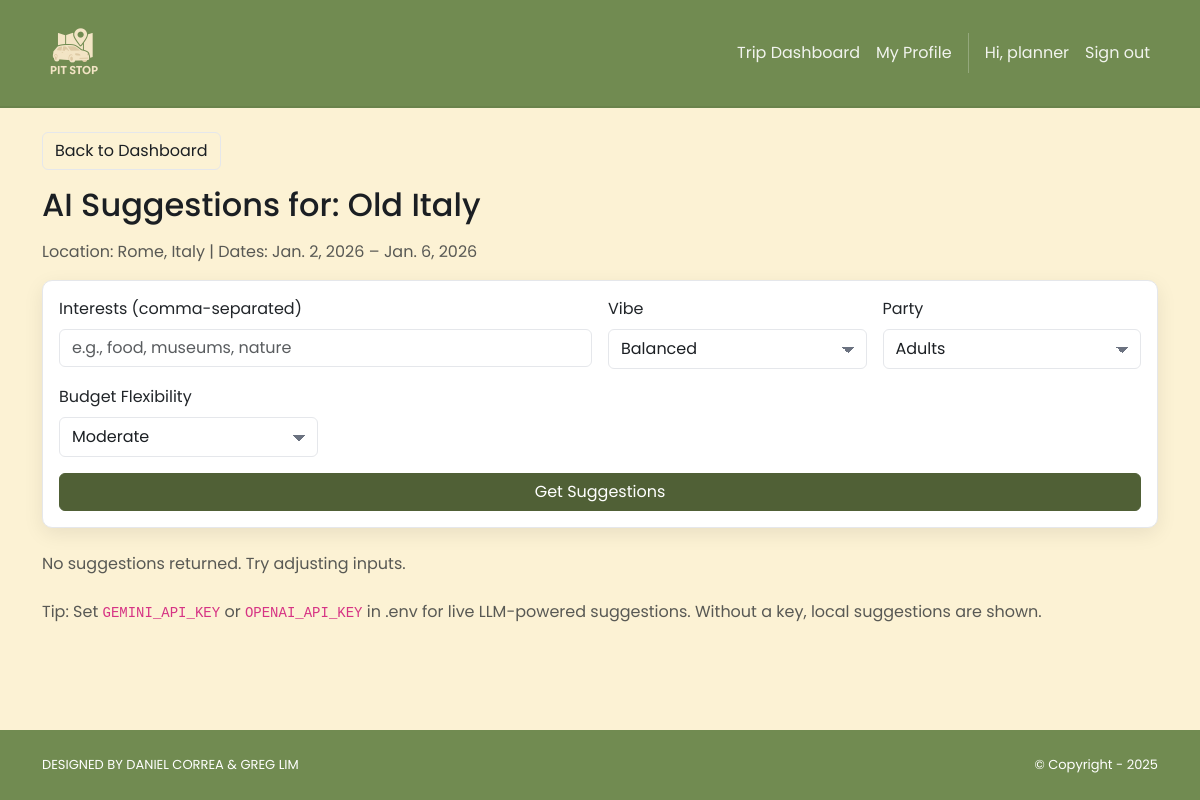
Page /trip/2/suggestions/ (signed in) on the committed database.
### accounts/models.py (models this page shows)
class User(AbstractUser):
    class Roles(models.TextChoices):
        PLANNER = "PLANNER", "Planner"
        ROAD_TRIPPER = "ROAD_TRIPPER", "Road Tripper"
    role = models.CharField(
        max_length=20, choices=Roles.choices, default=Roles.ROAD_TRIPPER, db_index=True
    )
    @property
    def is_planner(self) -> bool:
        return self.role == self.Roles.PLANNER
    @property
    def is_roadTripper(self) -> bool:
        return self.role == self.Roles.ROAD_TRIPPER

### trip/models.py (models this page shows, shortened)
class Trip(models.Model):
    planner = models.ForeignKey(settings.AUTH_USER_MODEL, on_delete = models.CASCADE, related_name = "planned_trips")
    title = models.CharField(max_length = 200)
    description = models.TextField()
    location = models.CharField(max_length = 200)
    start_date = models.DateField()
    end_date = models.DateField()
    approximate_budget = models.DecimalField(max_digits = 10, decimal_places = 2)
    max_capacity =  models.PositiveIntegerField()
    created_by = models.ForeignKey(
        settings.AUTH_USER_MODEL,
        on_delete=models.CASCADE,
        related_name="created_trips",
        limit_choices_to={"role": "PLANNER"},
    )
    created_at = models.DateTimeField(auto_now_add=True)

### trip/views.py (the view)
# urls.py: path("<int:pk>/suggestions/", views.trip_suggestions, name="trip.suggestions"),
@login_required
@planner_required
def trip_suggestions(request, pk):
    trip = get_object_or_404(Trip, pk=pk, created_by=request.user)
    suggestions = None
    provider = None
    error = None
    vibe_options = ["relaxed", "balanced", "active"]
    party_options = ["adults", "family", "kids"]
    budget_options = ["conservative", "moderate", "splurge"]
    default_preferences = {
        "interests": "",
        "vibe": "balanced",
        "party": "adults",
        "budget_flexibility": "moderate",
    }
    if request.method == "POST":
        preferences = {
            "interests": request.POST.get("interests", "").strip(),
            "vibe": request.POST.get("vibe", "balanced").strip(),
            "party": request.POST.get("party", "adults").strip(),
            "budget_flexibility": request.POST.get("budget_flexibility", "moderate").strip(),
        }
        res = suggest_activities(trip, preferences, max_items=8)
        suggestions = res.get("activities", [])
        provider = res.get("provider")
        error = res.get("error")
    else:
        preferences = default_preferences
    return render(
        request,
        "trip/suggestions.html",
        {
            "trip": trip,
            "suggestions": suggestions,
            "provider": provider,
            "error": error,
            "preferences": preferences,
            "vibe_options": vibe_options,
            "party_options": party_options,
            "budget_options": budget_options,
        },
    )

### pitStop/context_processors.py (called while the page is built)
def static_revisions(request):
    base = Path(settings.BASE_DIR)
    logo_path = base / 'pitStop' / 'static' / 'img' / 'brand.png'
    try:
        rev_logo = str(int(os.path.getmtime(logo_path)))
    except Exception:
        rev_logo = '1'
    css_path = base / 'pitStop' / 'static' / 'css' / 'style.css'
    try:
        rev_css = str(int(os.path.getmtime(css_path)))
    except Exception:
        rev_css = '1'
    return {
        'STATIC_REV_LOGO': rev_logo,
        'STATIC_REV_CSS': rev_css,
    }

### trip/templates/trip/suggestions.html (shortened to what this page needs)
{% extends "pitStop/base.html" %}
{% block content %}
<div class="container py-4">
  <a href="{% url 'trip.dashboard' %}" class="btn btn-outline-secondary mb-3">Back to Dashboard</a>
  <div class="d-flex align-items-center justify-content-between mb-2">
    <h2>AI Suggestions for: {{ trip.title }}</h2>
  </div>
  <p class="text-muted">Location: {{ trip.location }} | Dates: {{ trip.start_date }} – {{ trip.end_date }}</p>
  <form method="post" class="card p-3 mb-4">
    <div class="row g-3">
      <div class="col-md-6">
        <label class="form-label">Interests (comma-separated)</label>
        <input name="interests" class="form-control" placeholder="e.g., food, museums, nature" value="{{ preferences.interests|default:'' }}">
      </div>
      <div class="col-md-3">
        <label class="form-label">Vibe</label>
        <select name="vibe" class="form-select">
          {% for v in vibe_options %}
          <option value="{{ v }}" {% if preferences.vibe == v %}selected{% endif %}>{{ v|title }}</option>
          {% endfor %}
        </select>
      </div>
      <div class="col-md-3">
        <label class="form-label">Party</label>
        <select name="party" class="form-select">
          {% for v in party_options %}
          <option value="{{ v }}" {% if preferences.party == v %}selected{% endif %}>{{ v|title }}</option>
          {% endfor %}
        </select>
      </div>
      <div class="col-md-3">
        <label class="form-label">Budget Flexibility</label>
        <select name="budget_flexibility" class="form-select">
          {% for v in budget_options %}
          <option value="{{ v }}" {% if preferences.budget_flexibility == v %}selected{% endif %}>{{ v|title }}</option>
          {% endfor %}
        </select>
      </div>
    </div>
    <button class="btn btn-dark mt-3" type="submit">Get Suggestions</button>
  </form>
  {% if suggestions %}
  <div class="row g-3">
    {% for a in suggestions %}
    <div class="col-md-6">
      <div class="card h-100">
        <div class="card-body">
          <h5 class="card-title">{{ a.name }}</h5>
          <p class="card-subtitle text-muted mb-2">{{ a.category }} • {{ a.suggested_time }}</p>
          <p class="card-text">{{ a.description }}</p>
        </div>
        <div class="card-footer d-flex justify-content-between">
          <small>{{ a.location }}</small>
          <small class="text-muted">{{ a.cost_estimate }}</small>
        </div>
      </div>
    </div>
    {% endfor %}
  </div>
  {% else %}
    <p class="text-muted">No suggestions returned. Try adjusting inputs.</p>
  {% endif %}
  <div class="mt-4">
    <p class="text-muted">Tip: Set <code>GEMINI_API_KEY</code> or <code>OPENAI_API_KEY</code> in .env for live LLM-powered suggestions. Without a key, local suggestions are shown.</p>
  </div>
</div>
{% endblock %}

### pitStop/templates/pitStop/base.html (shortened to what this page needs)
<!DOCTYPE html>
<html>
  {% load static %}
  <head>
    <link href="https://cdn.jsdelivr.net/npm/bootstrap@5.3.3/dist/css/bootstrap.min.css"
          rel="stylesheet">
    <link rel="stylesheet"
          href="https://cdnjs.cloudflare.com/ajax/libs/font-awesome/6.1.1/css/all.min.css">
    <link rel="stylesheet" type="text/css" href="{% static 'css/style.css' %}?v={{ STATIC_REV_CSS }}">
  </head>
  <body class="d-flex flex-column min-vh-100{% if request.resolver_match and request.resolver_match.url_name == 'home.index' %} is-home{% endif %}">
    <nav class="p-3 navbar navbar-light ms-brandbar navbar-expand-lg">
      <div class="container">
        <a class="navbar-brand" href="{% url 'home.index' %}">
          <img src="{% static 'img/brand.png' %}?v={{ STATIC_REV_LOGO }}" alt="logo" height="64" style="object-fit:contain;" />
        </a>
        <div class="collapse navbar-collapse" id="navbarNavAltMarkup">
          <div class="navbar-nav ms-auto navbar-ml align-items-lg-center">
            {% if user.is_authenticated %}
              {% if not user.is_staff and user.is_planner %}
                <a class="nav-link" href="{% url 'trip.dashboard' %}">Trip Dashboard</a>
                <a class="nav-link" href="{% url 'planner.my_profile' %}">My Profile</a>
              {% endif %}
              <span class="nav-link disabled">Hi, {{ user.username }}</span>
              <a class="nav-link" href="{% url 'logout' %}">Sign out</a>
            {% else %}
              <a class="nav-link" href="{% url 'home.about' %}">About</a>
              <a class="nav-link" href="{% url 'login' %}">Log in</a>
              <a class="nav-link" href="{% url 'signup.choice' %}">Sign up</a>
            {% endif %}
          </div>
        </div>
      </div>
    </nav>
    <div class="flex-grow-1">
      {% block content %}
      {% endblock content %}
    </div>
    <section class="p-3 ms-footer-bottom">
      <div class="container d-flex justify-content-between">
        <div class="me-5 text-white">
          <span>DESIGNED BY
            <a href="https://www.x.com/danielgarax" target="_blank">DANIEL CORREA</a> &
            <a href="https://www.x.com/greglim81" target="_blank">GREG LIM</a>
          </span>
        </div>
        <div class="text-white">
          <span>© Copyright - 2025</span>
        </div>
      </div>
    </section>
  </body>
</html>

### pitStop/static/css/style.css (style rules this page uses)
:root { --bg: #fcf2d4; --bg-alt: #ebdaa2; --surface: #ffffff; --surface-2: #f6f6f0; --text: #1b1f23; --muted: #6b7280; --border: #e5e7eb; --brand-cream: #fcf2d4; --brand-sage: #718b51; --brand-ltgrn: #bcce98; --brand-beige: #ebdaa2; --brand-deep: #506036; --primary: var(--brand-sage); --primary-contrast: #ffffff; --link: var(--brand-deep); --success: var(--brand-ltgrn); --warning: var(--brand-beige); --danger: #d06a6c; --shadow: 0 6px 20px rgba(0,0,0,0.08); --radius: 10px; --radius-sm: 8px; --radius-xs: 6px; --focus: 0 0 0 0.2rem rgba(120,147,99,0.35); --transition: 180ms ease; }
html, body { background: var(--bg); color: var(--text); }
body { font-family: 'Poppins', system-ui, -apple-system, Segoe UI, Roboto, Arial, sans-serif; line-height: 1.5; text-rendering: optimizeLegibility; -webkit-font-smoothing: antialiased; -moz-osx-font-smoothing: grayscale; transition: background-color var(--transition), color var(--transition); }
a { color: var(--link); }
.navbar { backdrop-filter: saturate(160%) blur(4px); }
.navbar .nav-link { opacity: 0.9; }
.ms-brandbar { background: var(--primary) !important; border-bottom: 2px solid rgba(0,0,0,0.06); }
.ms-brandbar .nav-link, .ms-brandbar .navbar-brand, .ms-brandbar .navbar-text { color: var(--primary-contrast) !important; }
.ms-brandbar .nav-link { position: relative; transition: color 160ms ease, transform 140ms ease; }
.ms-brandbar .nav-link::after { content: ''; position: absolute; left: 0; right: 0; bottom: -4px; height: 2px; width: 0; margin: 0 auto; background: var(--primary-contrast); transition: width 180ms ease; }
.card { background-color: var(--surface); border: 1px solid var(--border); border-radius: var(--radius); box-shadow: var(--shadow); }
.btn-outline-secondary { color: var(--text); border-color: var(--border); }
.btn-dark { background: var(--brand-deep); border-color: var(--brand-deep); color: #fff; }
.btn { transition: transform 140ms ease, box-shadow 180ms ease, filter 140ms ease; }
.form-control, .form-select, .form-check-input { background-color: var(--surface); border: 1px solid var(--border); color: var(--text); border-radius: var(--radius-xs); }
.form-select { padding-right: 2.25rem; background-image: linear-gradient(45deg, transparent 50%, var(--muted) 50%), linear-gradient(135deg, var(--muted) 50%, transparent 50%); background-position: calc(100% - 1.1rem) 1.05rem, calc(100% - 0.75rem) 1.05rem; background-size: 6px 6px, 6px 6px; background-repeat: no-repeat; min-height: 40px; }
.ms-footer-bottom { background: var(--primary) !important; border-top: 0; }
.ms-footer-bottom span { font-size: 13px; line-height: 38px; }
.ms-footer-bottom a { color: var(--primary-contrast); text-decoration: none; }
.btn, .form-control, .form-select, .nav-link, .card { transition: all var(--transition); }

### rows in the picture
User: username "planner"
Trip: title "Old Italy", location "Rome, Italy", start_date "Jan. 2, 2026", end_date "Jan. 6, 2026"

### other values in the picture
form field vibe "Balanced"
form field party "Adults"
form field budget_flexibility "Moderate"
